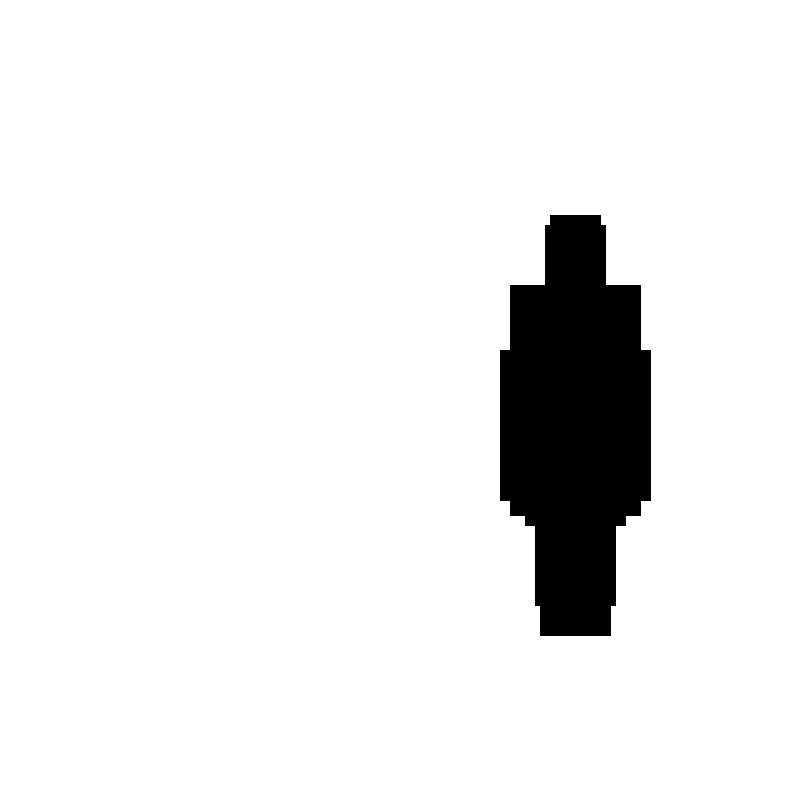
Frame 1 (no input)
Frame 60 (the mouse pressed at the canvas centre just before this capture): identical to frame 1, image omitted
Frame 120 (the mouse held since frame 60 and released just before this capture): identical to frame 1, image omitted

The Processing sketch that drew this single still picture (run headless with seeded random() and noise(); from frame 60 on, the mouse is pressed at the canvas centre):

// Processing sketch: Recitation6
// ── Recitation6.pde
void setup() {
  size(800, 800);
  background(255);
  stroke(0);
}

void draw() {
  fill(0);
  
  int a1 = 150;
  int b1 = 150;
  int x1 = 500;
  int y1 = 350;
  rect(x1, y1, a1, b1);
  
  int a2 = 130;
  int b2 = 65;
  int x2 = x1 + (a1-a2)/2;
  int y2 = y1 - b2;
  rect(x2, y2, a2, b2);
  
  int a3 = 60;
  int b3 = 60;
  int x3 = x2 + (a2-a3)/2;
  int y3 = y2 - b3;
  rect(x3, y3, a3, b3);
  
  int a4 = 50;
  int b4 = 10;
  int x4 = x3 + (a3-a4)/2;
  int y4 = y3 - b4;
  rect(x4, y4, a4, b4);
  
  int a5 = 130;
  int b5 = 15;
  int x5 = x1 + (a1-a5)/2;
  int y5 = y1 + b1;
  rect(x5, y5, a5, b5);
  
  int a6 = 100;
  int b6 = 10;
  int x6 = x5 + (a5-a6)/2;
  int y6 = y5 + b5;
  rect(x6, y6, a6, b6);
  
  int a7 = 80;
  int b7 = 80;
  int x7 = x6 + (a6-a7)/2;
  int y7 = y6 + b6;
  rect(x7, y7, a7, b7);
  
  int a8 = 70;
  int b8 = 30;
  int x8 = x7 + (a7-a8)/2;
  int y8 = y7 + b7;
  rect(x8, y8, a8, b8);

}
